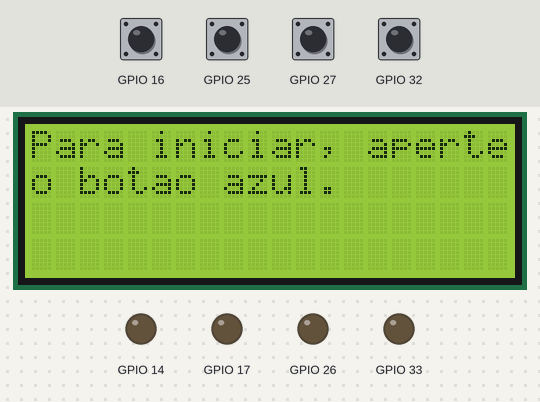
Simulated run of this sketch. Board: ESP32. On the bench: 20×4 character LCD, output pins drawn as LEDs (lit = HIGH). The test bench sets the inputs (shaded band); at power-on: GPIO 16, GPIO 25, GPIO 27, GPIO 32 HIGH. Random numbers use the default seed unless the sketch sets one; what the sketch prints to the serial monitor is not drawn.

Above: at 1.2 s.
1.3 s: GPIO 16 pulled LOW for 0.15 s
At 2.9 s:
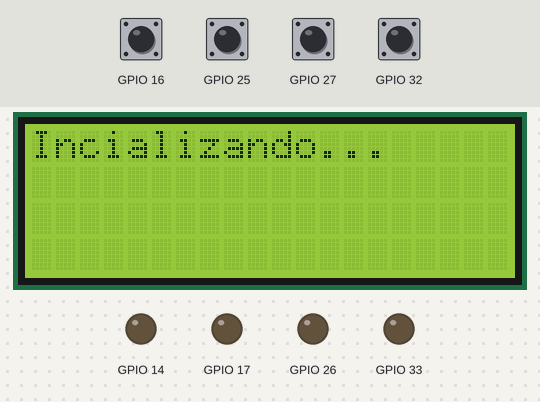
At 4.2 s:
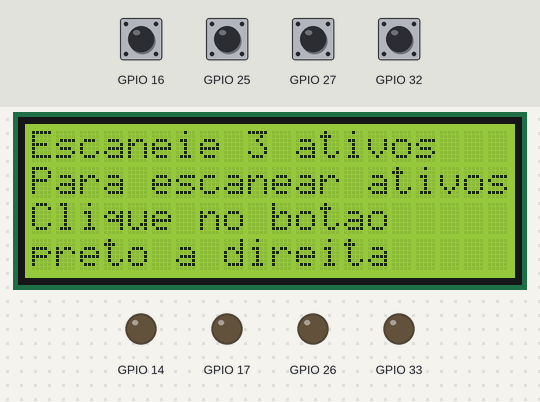
4.4 s: GPIO 32 pulled LOW for 0.15 s
At 5.3 s:
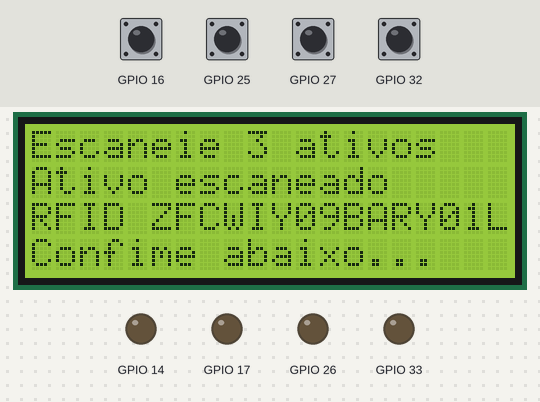
Timing chart, 0 to 7.4 s (numbered marks = the images above; inputs shaded):
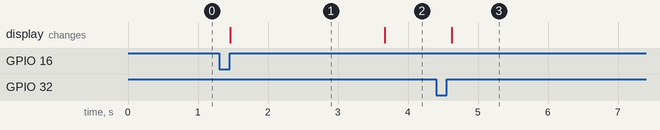

Measured:
- after the input at 1.3 s, the display: changes after 0.16 s (image 1)
- after the input at 4.4 s, the display: changes after 0.22 s (image 3)
- what the display in image 1 shows lasts 2.2 s, from 1.5 s to 3.7 s

The sketch:

sketch.ino
```cpp
#include "shared.h"
#include "StartButton.h"
#include "RFID.h"
#include "ChoiceButton.h"

LCD lcd;
ChoiceButton confirmar(25, 26, true);
ChoiceButton cancelar(27, 14, false);
RFID escanear(32, 33, confirmar, cancelar);
StartButton iniciar(16, 17, escanear);

void init() {
  lcd.init();
  cancelar.init();
  confirmar.init();
  escanear.init();
  iniciar.init();
}

void setup() {
  init();
}

void loop() {
  // put your main code here, to run repeatedly:
  bool status = iniciar.loop_once();
  delay(100); // this speeds up the simulation
}
```

ChoiceButton.cpp
```cpp
#include "ChoiceButton.h"
#include "shared.h"

ChoiceButton::ChoiceButton(int entry_pin, int exit_pin, bool Choice) : entryPin(entry_pin), exitPin(exit_pin), choice(Choice), initialized(false) {}


void ChoiceButton::init() {
  if (!initialized) {
    pinMode(entryPin, INPUT_PULLUP);
    pinMode(exitPin, OUTPUT);
    initialized = true;
  }
  return;
}


bool ChoiceButton::read_button() {
  if (!initialized) {
    return false;
  } else {
    return digitalRead(entryPin) == 0;
  }
}
```

ChoiceButton.h
```cpp
#ifndef ChoiceButton_H
#define ChoiceButton_H

#include "LCD.h"

class ChoiceButton {
public:
  ChoiceButton(int entry_pin, int exit_pin, bool Choice);
  void init();
  void check_scan();
  bool choice;
  bool read_button();

private:
  int entryPin;
  int exitPin;
  bool initialized = false;
};

#endif
```

RFID.cpp
```cpp
#include "RFID.h"
#include "ChoiceButton.h"
#include "shared.h"

RFID::RFID(int entry_pin, int exit_pin, ChoiceButton& confirm, ChoiceButton& deny) : entryPin(entry_pin), exitPin(exit_pin), yes(confirm), no(deny), initialized(false) {}


void RFID::init() {
  if (!initialized) {
    pinMode(entryPin, INPUT_PULLUP);
    pinMode(exitPin, OUTPUT);
    initialized = true;
  }
  return;
}


bool RFID::read_button() {
  if (!initialized) {
    return false;
  } else {
    return digitalRead(entryPin) == 0;
  }
}


bool RFID::block_until_done(int ammount_of_items) {
  int local_ammount_of_items = ammount_of_items;
  String initial_message = "Escaneie " + String(ammount_of_items) + " ativos";
  lcd.displayLine(initial_message, 0);
  lcd.displayLine("Para escanear ativos", 1);
  lcd.displayLine("Clique no botao", 2);
  lcd.displayLine("preto a direita", 3);
  while (local_ammount_of_items != 0) {
    // waits for scan to occur / own button to be presseed
    while (!read_button()) {
      delay(100);
    }

    // prompt to confirm
    String fake_rfid = generate_random_string(15);
    lcd.displayLine("Ativo escaneado", 1);
    String confirm_message = "RFID " + fake_rfid;
    lcd.displayLine(confirm_message, 2);
    lcd.displayLine("Confime abaixo...", 3);
    delay(1000);

    if (confirm_item()) { // this waits for any of the two confirm buttons to be pressed
      local_ammount_of_items -= 1;
      lcd.clear();
      lcd.displayLine("Ativo Confirmado!", 0);
      lcd.displayLine("Realizando upload...", 1);
      delay(2000);
      if (local_ammount_of_items == 0) {
        return true;
      }
      String message = "Falta(m) " + String(local_ammount_of_items) + "/" + String(ammount_of_items) + " iten(s)";
      lcd.displayLine(message, 0);
      lcd.displayLine("Para escanear ativos", 1);
      lcd.displayLine("Clique no botao", 2);
      lcd.displayLine("preto a direita", 3);
    } else {
      // edit lcd to scan again, dont change counter.
      lcd.clear();
      lcd.displayLine("Selecao cancelada...", 0);
      lcd.displayLine("Aguarde e realize", 1);
      lcd.displayLine("o escaneamento", 2);
      lcd.displayLine("novamente", 3);
      delay(2000);
      String message = "Falta(m) " + String(local_ammount_of_items) + "/" + String(ammount_of_items) + " iten(s)";
      lcd.displayLine(message, 0);
      lcd.displayLine("Para escanear ativos", 1);
      lcd.displayLine("Clique no botao", 2);
      lcd.displayLine("preto a direita", 3);
    }
  }
}

bool RFID::confirm_item() {
  bool yes_state = false;
  bool no_state = false;
  while (!yes_state && !no_state) {
    yes_state = yes.read_button();
    no_state = no.read_button();
    delay(100);
  }
  if (yes_state) {
    return true;
  } else {
    return false;
  }
}


String RFID::generate_random_string(size_t length) {
  const char characters[] = "ABCDEFGHIJKLMNOPQRSTUVWXYZ0123456789";
  String result = "";
  for (size_t i = 0; i < length; ++i) {
    int randomValue = random(0, sizeof(characters) - 1);
    result += characters[randomValue];
  }
  return result;
}
```

RFID.h
```cpp
#ifndef RFID_H
#define RFID_H

#include <Arduino.h> // for String and other Arduino functionalities
#include "ChoiceButton.h"
#include "LCD.h"

class RFID {
public:
  RFID(int entry_pin, int exit_pin, ChoiceButton& confirm, ChoiceButton& deny);
  void init();
  void check_scan();
  bool block_until_done(int ammount_of_items);

private:
  int entryPin;
  int exitPin;
  bool initialized = false;
  bool read_button();
  ChoiceButton& yes;
  ChoiceButton& no;
  bool confirm_item();
  String generate_random_string(size_t length);
};

#endif
```

StartButton.cpp
```cpp
#include "StartButton.h"
#include "shared.h"

StartButton::StartButton(int entry_pin, int exit_pin, RFID& scan_button) : entryPin(entry_pin), exitPin(exit_pin), scanButton(scan_button), initialized(false) {}


void StartButton::init() {
  if (!initialized) {
    pinMode(entryPin, INPUT_PULLUP);
    pinMode(exitPin, OUTPUT);
    initialized = true;
  }
  return;
}


bool StartButton::read_button() {
  if (!initialized) {
    return false;
  } else {
    return digitalRead(entryPin) == 0;
  }
}


bool StartButton::loop_once() {
  while (!initialized) {
    delay(100);
  }

  int items_to_scan = random(1, 6);

  // waits for the button to be pressed
  lcd.displayLine("Para iniciar, aperte", 0);
  lcd.displayLine("o botao azul.", 1);

  while (!read_button()) {
    delay(100);
  }

  lcd.displayLine("Incializando...", 0);
  lcd.displayLine("", 1);

  delay(2000);

  // starts a RFID internal loop
  bool scan_phase_status = scanButton.block_until_done(items_to_scan);

  // edit the lcd with smth ig
  if (scan_phase_status == true) {
    lcd.displayLine("Ativos escaneados!", 0);
    lcd.displayLine("Aperte o botao azul", 1);
    lcd.displayLine("novamente para", 2);
    lcd.displayLine("encerrar a sessao", 3);

    // waits for self to be pressed again (this is to end the thingamajik)
    while (!read_button()) {
      delay(100);
    }

    lcd.clear();
    lcd.displayLine("Sessao encerrada,", 0);
    lcd.displayLine("muito obrigadx!", 1);

    delay(2000);

    return true;
  }
}
```

StartButton.h
```cpp
#ifndef StartButton_H
#define StartButton_H

#include "RFID.h"
#include "LCD.h"

class StartButton {
public:
  StartButton(int entry_pin, int exit_pin, RFID& scan_button);
  void init();
  void check_scan();
  bool loop_once();

private:
  int entryPin;
  int exitPin;
  bool initialized = false;
  bool read_button();
  RFID& scanButton;
};

#endif
```

shared.h
```cpp
#ifndef SHARED_H
#define SHARED_H

#include "LCD.h"

extern LCD lcd; // Declaration of the global variable

#endif
```

LCD.cpp
```cpp
#include "LCD.h"

LCD::LCD() : lcd(0x27, 20, 4) {
	isAvailable = false;
}

void LCD::init() {
  lcd.init();
  lcd.backlight();
  lcd.clear();
	isAvailable = true;
  Serial.println("init lcd");
  return;
}

void LCD::displayLine(String message, int line) {
  clearLCDLine(line);
  lcd.setCursor(0, line);
  lcd.print(message);
}


void LCD::clearLCDLine(int line){
  for(int n = 0; n < 20; n++) { // 20 indicates symbols in line. For 2x16 LCD write - 16
    lcd.setCursor(n,line);
    lcd.print(" ");
  }
}

void LCD::clear() {
  lcd.clear();
}
```

LCD.h
```cpp
#ifndef LCD_H
#define LCD_H

#include <LiquidCrystal_I2C.h>
#include <Arduino.h>

class LCD {
public:
  LCD();
  void init();
  void displayLine(String message, int line);
  void clear();
	bool isAvailable;
private:
	LiquidCrystal_I2C lcd;
  void clearLCDLine(int line);
};

#endif
```
